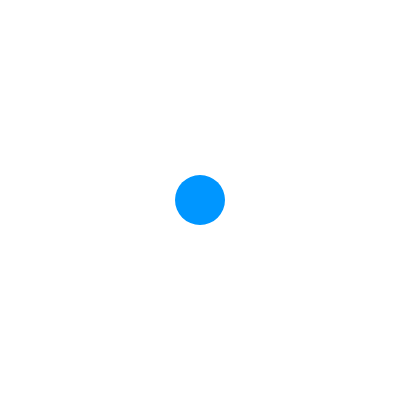
Frame 1 (no input)
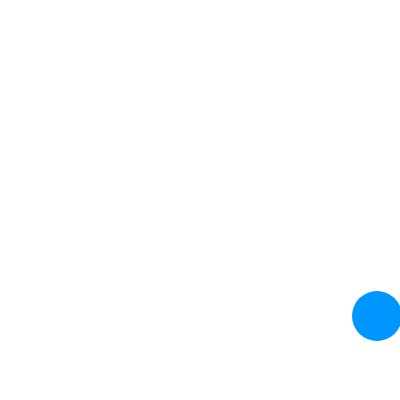
Frame 60 (no input)
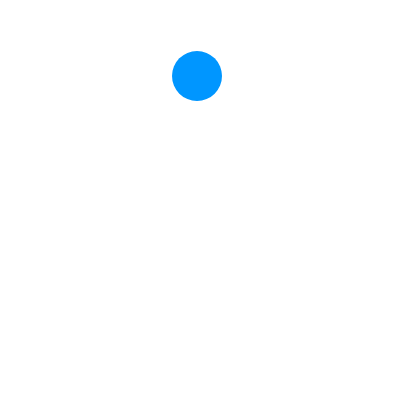
Frame 120 (the mouse pressed at the canvas centre since frame 60)

The p5.js sketch that drew these frames (run headless with seeded random() and noise() and a simulated clock; from frame 60 on, the mouse is pressed at the canvas centre):

// p5.js sketch
// ── sketch.js
let circX = 200;
let circY = 200;
let diam = 50;
let speedX = 3;
let speedY = 4;

function initVar() {
  circX = 200;
  circY = 200;
  diam = 50;
  speedX = 3;
  speedY = 4;
}

function setup() {
  createCanvas(400, 400);
  noStroke();
  initVar();
}

function draw() {
  clear();
  fill(0, 150, 255);
  circle(circX, circY, diam);

  circX += speedX;
  circY += speedY;

  if (circX + diam / 2 > width || circX - diam / 2 <= 0) {
    speedX *= -1;
  }
  if (circY + diam / 2 > height || circY - diam / 2 <= 0) {
    speedY *= -1;
  }
}

function startRecord() {
  initVar();
  window.saveLottie(5, (animation) => {
    const player = document.querySelector("lottie-player");
    player.load(JSON.stringify(animation));
  });
}
